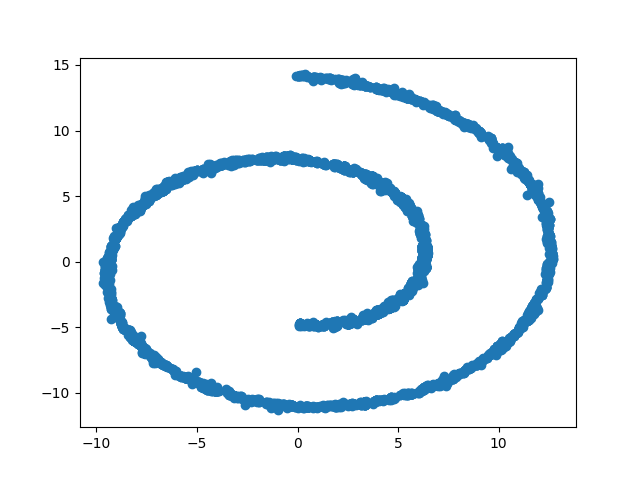

Write the Python code that produced this figure.
#Paper: Total Denoising: Unsupervised Learning of 3D Point Cloud Cleaning
from sklearn.datasets import make_swiss_roll
from scipy.spatial.distance import directed_hausdorff, cdist
import numpy as np
import torch
import scipy
from tqdm import trange
import matplotlib.pyplot as plt
from tqdm import trange
import torch_geometric

def k(x,r):
    return torch.exp(-torch.linalg.norm(1/r*x)**2/(2*(1/torch.sqrt(2*torch.pi))))


def sample_radius(x,y,r):
    all=torch_geometric.nn.pool.radius(x,y,r)
    return all[1]



data=np.load("noise.npy")
data=data.reshape(5000,2)
data_torch=torch.tensor(data).float()

mean_torch=torch.zeros_like(data_torch)
for i in trange(len(mean_torch)):
    tmp=data_torch[sample_radius(data_torch,data_torch[i].unsqueeze(0),0.5)]
    mean_torch[i]=torch.median(tmp,dim=0).values
with torch.no_grad():
    plt.scatter(mean_torch[:,0],mean_torch[:,1])
    plt.savefig("l1_circle_averaging.png")
    plt.close()
